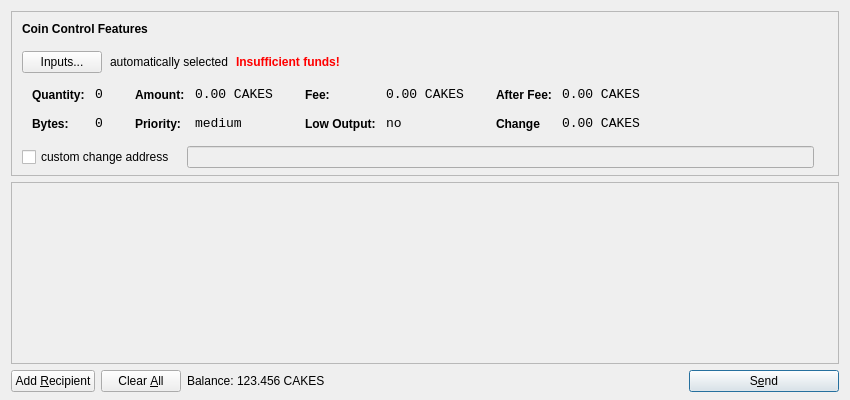
<?xml version="1.0" encoding="UTF-8"?>
<ui version="4.0">
 <class>SendCoinsDialog</class>
 <widget class="QDialog" name="SendCoinsDialog">
  <property name="geometry">
   <rect>
    <x>0</x>
    <y>0</y>
    <width>850</width>
    <height>400</height>
   </rect>
  </property>
  <property name="windowTitle">
   <string>Send Coins</string>
  </property>
  <layout class="QVBoxLayout" name="verticalLayout" stretch="0,1,0">
   <property name="bottomMargin">
    <number>8</number>
   </property>
   <item>
    <widget class="QFrame" name="frameCoinControl">
     <property name="sizePolicy">
      <sizepolicy hsizetype="Expanding" vsizetype="Expanding">
       <horstretch>0</horstretch>
       <verstretch>0</verstretch>
      </sizepolicy>
     </property>
     <property name="maximumSize">
      <size>
       <width>16777215</width>
       <height>16777215</height>
      </size>
     </property>
     <property name="frameShape">
      <enum>QFrame::StyledPanel</enum>
     </property>
     <property name="frameShadow">
      <enum>QFrame::Sunken</enum>
     </property>
     <layout class="QVBoxLayout" name="verticalLayoutCoinControl2">
      <property name="spacing">
       <number>-1</number>
      </property>
      <property name="leftMargin">
       <number>0</number>
      </property>
      <property name="topMargin">
       <number>0</number>
      </property>
      <property name="rightMargin">
       <number>0</number>
      </property>
      <property name="bottomMargin">
       <number>6</number>
      </property>
      <item>
       <layout class="QVBoxLayout" name="verticalLayoutCoinControl" stretch="0,0,0,0,1">
        <property name="spacing">
         <number>0</number>
        </property>
        <property name="leftMargin">
         <number>10</number>
        </property>
        <property name="topMargin">
         <number>10</number>
        </property>
        <item>
         <layout class="QHBoxLayout" name="horizontalLayoutCoinControl1">
          <property name="bottomMargin">
           <number>15</number>
          </property>
          <item>
           <widget class="QLabel" name="labelCoinControlFeatures">
            <property name="sizePolicy">
             <sizepolicy hsizetype="Preferred" vsizetype="Maximum">
              <horstretch>0</horstretch>
              <verstretch>0</verstretch>
             </sizepolicy>
            </property>
            <property name="font">
             <font>
              <weight>75</weight>
              <bold>true</bold>
             </font>
            </property>
            <property name="styleSheet">
             <string notr="true">font-weight:bold;</string>
            </property>
            <property name="text">
             <string>Coin Control Features</string>
            </property>
           </widget>
          </item>
         </layout>
        </item>
        <item>
         <layout class="QHBoxLayout" name="horizontalLayoutCoinControl2" stretch="0,0,0,0">
          <property name="spacing">
           <number>8</number>
          </property>
          <property name="bottomMargin">
           <number>10</number>
          </property>
          <item>
           <widget class="QPushButton" name="pushButtonCoinControl">
            <property name="styleSheet">
             <string notr="true"/>
            </property>
            <property name="text">
             <string>Inputs...</string>
            </property>
           </widget>
          </item>
          <item>
           <widget class="QLabel" name="labelCoinControlAutomaticallySelected">
            <property name="text">
             <string>automatically selected</string>
            </property>
            <property name="margin">
             <number>5</number>
            </property>
           </widget>
          </item>
          <item>
           <widget class="QLabel" name="labelCoinControlInsuffFunds">
            <property name="font">
             <font>
              <weight>75</weight>
              <bold>true</bold>
             </font>
            </property>
            <property name="styleSheet">
             <string notr="true">color:red;font-weight:bold;</string>
            </property>
            <property name="text">
             <string>Insufficient funds!</string>
            </property>
            <property name="margin">
             <number>5</number>
            </property>
           </widget>
          </item>
          <item>
           <spacer name="horizontalSpacerCoinControl">
            <property name="orientation">
             <enum>Qt::Horizontal</enum>
            </property>
            <property name="sizeHint" stdset="0">
             <size>
              <width>40</width>
              <height>1</height>
             </size>
            </property>
           </spacer>
          </item>
         </layout>
        </item>
        <item>
         <widget class="QWidget" name="widgetCoinControl" native="true">
          <property name="sizePolicy">
           <sizepolicy hsizetype="Preferred" vsizetype="Preferred">
            <horstretch>0</horstretch>
            <verstretch>0</verstretch>
           </sizepolicy>
          </property>
          <property name="minimumSize">
           <size>
            <width>0</width>
            <height>0</height>
           </size>
          </property>
          <property name="styleSheet">
           <string notr="true"/>
          </property>
          <layout class="QHBoxLayout" name="horizontalLayoutCoinControl5">
           <property name="margin">
            <number>0</number>
           </property>
           <item>
            <layout class="QHBoxLayout" name="horizontalLayoutCoinControl3" stretch="0,0,0,1">
             <property name="spacing">
              <number>20</number>
             </property>
             <property name="topMargin">
              <number>0</number>
             </property>
             <property name="bottomMargin">
              <number>10</number>
             </property>
             <item>
              <layout class="QFormLayout" name="formLayoutCoinControl1">
               <property name="horizontalSpacing">
                <number>10</number>
               </property>
               <property name="verticalSpacing">
                <number>14</number>
               </property>
               <property name="leftMargin">
                <number>10</number>
               </property>
               <property name="topMargin">
                <number>4</number>
               </property>
               <property name="rightMargin">
                <number>6</number>
               </property>
               <item row="0" column="0">
                <widget class="QLabel" name="labelCoinControlQuantityText">
                 <property name="styleSheet">
                  <string notr="true">font-weight:bold;</string>
                 </property>
                 <property name="text">
                  <string>Quantity:</string>
                 </property>
                 <property name="margin">
                  <number>0</number>
                 </property>
                </widget>
               </item>
               <item row="0" column="1">
                <widget class="QLabel" name="labelCoinControlQuantity">
                 <property name="font">
                  <font>
                   <family>Monospace</family>
                   <pointsize>10</pointsize>
                  </font>
                 </property>
                 <property name="cursor">
                  <cursorShape>IBeamCursor</cursorShape>
                 </property>
                 <property name="contextMenuPolicy">
                  <enum>Qt::ActionsContextMenu</enum>
                 </property>
                 <property name="text">
                  <string>0</string>
                 </property>
                 <property name="margin">
                  <number>0</number>
                 </property>
                 <property name="textInteractionFlags">
                  <set>Qt::LinksAccessibleByMouse|Qt::TextSelectableByKeyboard|Qt::TextSelectableByMouse</set>
                 </property>
                </widget>
               </item>
               <item row="1" column="0">
                <widget class="QLabel" name="labelCoinControlBytesText">
                 <property name="styleSheet">
                  <string notr="true">font-weight:bold;</string>
                 </property>
                 <property name="text">
                  <string>Bytes:</string>
                 </property>
                </widget>
               </item>
               <item row="1" column="1">
                <widget class="QLabel" name="labelCoinControlBytes">
                 <property name="font">
                  <font>
                   <family>Monospace</family>
                   <pointsize>10</pointsize>
                  </font>
                 </property>
                 <property name="cursor">
                  <cursorShape>IBeamCursor</cursorShape>
                 </property>
                 <property name="contextMenuPolicy">
                  <enum>Qt::ActionsContextMenu</enum>
                 </property>
                 <property name="text">
                  <string>0</string>
                 </property>
                 <property name="textInteractionFlags">
                  <set>Qt::LinksAccessibleByMouse|Qt::TextSelectableByKeyboard|Qt::TextSelectableByMouse</set>
                 </property>
                </widget>
               </item>
              </layout>
             </item>
             <item>
              <layout class="QFormLayout" name="formLayoutCoinControl2">
               <property name="horizontalSpacing">
                <number>10</number>
               </property>
               <property name="verticalSpacing">
                <number>14</number>
               </property>
               <property name="leftMargin">
                <number>6</number>
               </property>
               <property name="topMargin">
                <number>4</number>
               </property>
               <property name="rightMargin">
                <number>6</number>
               </property>
               <item row="0" column="0">
                <widget class="QLabel" name="labelCoinControlAmountText">
                 <property name="styleSheet">
                  <string notr="true">font-weight:bold;</string>
                 </property>
                 <property name="text">
                  <string>Amount:</string>
                 </property>
                 <property name="margin">
                  <number>0</number>
                 </property>
                </widget>
               </item>
               <item row="0" column="1">
                <widget class="QLabel" name="labelCoinControlAmount">
                 <property name="font">
                  <font>
                   <family>Monospace</family>
                   <pointsize>10</pointsize>
                  </font>
                 </property>
                 <property name="cursor">
                  <cursorShape>IBeamCursor</cursorShape>
                 </property>
                 <property name="contextMenuPolicy">
                  <enum>Qt::ActionsContextMenu</enum>
                 </property>
                 <property name="text">
                  <string notr="true">0.00 CAKES</string>
                 </property>
                 <property name="textInteractionFlags">
                  <set>Qt::LinksAccessibleByMouse|Qt::TextSelectableByKeyboard|Qt::TextSelectableByMouse</set>
                 </property>
                </widget>
               </item>
               <item row="1" column="0">
                <widget class="QLabel" name="labelCoinControlPriorityText">
                 <property name="styleSheet">
                  <string notr="true">font-weight:bold;</string>
                 </property>
                 <property name="text">
                  <string>Priority:</string>
                 </property>
                </widget>
               </item>
               <item row="1" column="1">
                <widget class="QLabel" name="labelCoinControlPriority">
                 <property name="font">
                  <font>
                   <family>Monospace</family>
                   <pointsize>10</pointsize>
                  </font>
                 </property>
                 <property name="cursor">
                  <cursorShape>IBeamCursor</cursorShape>
                 </property>
                 <property name="contextMenuPolicy">
                  <enum>Qt::ActionsContextMenu</enum>
                 </property>
                 <property name="text">
                  <string>medium</string>
                 </property>
                 <property name="textInteractionFlags">
                  <set>Qt::LinksAccessibleByMouse|Qt::TextSelectableByKeyboard|Qt::TextSelectableByMouse</set>
                 </property>
                </widget>
               </item>
              </layout>
             </item>
             <item>
              <layout class="QFormLayout" name="formLayoutCoinControl3">
               <property name="horizontalSpacing">
                <number>10</number>
               </property>
               <property name="verticalSpacing">
                <number>14</number>
               </property>
               <property name="leftMargin">
                <number>6</number>
               </property>
               <property name="topMargin">
                <number>4</number>
               </property>
               <property name="rightMargin">
                <number>6</number>
               </property>
               <item row="0" column="0">
                <widget class="QLabel" name="labelCoinControlFeeText">
                 <property name="styleSheet">
                  <string notr="true">font-weight:bold;</string>
                 </property>
                 <property name="text">
                  <string>Fee:</string>
                 </property>
                 <property name="margin">
                  <number>0</number>
                 </property>
                </widget>
               </item>
               <item row="0" column="1">
                <widget class="QLabel" name="labelCoinControlFee">
                 <property name="font">
                  <font>
                   <family>Monospace</family>
                   <pointsize>10</pointsize>
                  </font>
                 </property>
                 <property name="cursor">
                  <cursorShape>IBeamCursor</cursorShape>
                 </property>
                 <property name="contextMenuPolicy">
                  <enum>Qt::ActionsContextMenu</enum>
                 </property>
                 <property name="text">
                  <string notr="true">0.00 CAKES</string>
                 </property>
                 <property name="textInteractionFlags">
                  <set>Qt::LinksAccessibleByMouse|Qt::TextSelectableByKeyboard|Qt::TextSelectableByMouse</set>
                 </property>
                </widget>
               </item>
               <item row="1" column="0">
                <widget class="QLabel" name="labelCoinControlLowOutputText">
                 <property name="styleSheet">
                  <string notr="true">font-weight:bold;</string>
                 </property>
                 <property name="text">
                  <string>Low Output:</string>
                 </property>
                </widget>
               </item>
               <item row="1" column="1">
                <widget class="QLabel" name="labelCoinControlLowOutput">
                 <property name="font">
                  <font>
                   <family>Monospace</family>
                   <pointsize>10</pointsize>
                  </font>
                 </property>
                 <property name="cursor">
                  <cursorShape>IBeamCursor</cursorShape>
                 </property>
                 <property name="contextMenuPolicy">
                  <enum>Qt::ActionsContextMenu</enum>
                 </property>
                 <property name="text">
                  <string>no</string>
                 </property>
                 <property name="textInteractionFlags">
                  <set>Qt::LinksAccessibleByMouse|Qt::TextSelectableByKeyboard|Qt::TextSelectableByMouse</set>
                 </property>
                </widget>
               </item>
              </layout>
             </item>
             <item>
              <layout class="QFormLayout" name="formLayoutCoinControl4">
               <property name="horizontalSpacing">
                <number>10</number>
               </property>
               <property name="verticalSpacing">
                <number>14</number>
               </property>
               <property name="leftMargin">
                <number>6</number>
               </property>
               <property name="topMargin">
                <number>4</number>
               </property>
               <property name="rightMargin">
                <number>6</number>
               </property>
               <item row="0" column="0">
                <widget class="QLabel" name="labelCoinControlAfterFeeText">
                 <property name="styleSheet">
                  <string notr="true">font-weight:bold;</string>
                 </property>
                 <property name="text">
                  <string>After Fee:</string>
                 </property>
                 <property name="margin">
                  <number>0</number>
                 </property>
                </widget>
               </item>
               <item row="0" column="1">
                <widget class="QLabel" name="labelCoinControlAfterFee">
                 <property name="font">
                  <font>
                   <family>Monospace</family>
                   <pointsize>10</pointsize>
                  </font>
                 </property>
                 <property name="cursor">
                  <cursorShape>IBeamCursor</cursorShape>
                 </property>
                 <property name="contextMenuPolicy">
                  <enum>Qt::ActionsContextMenu</enum>
                 </property>
                 <property name="text">
                  <string notr="true">0.00 CAKES</string>
                 </property>
                 <property name="textInteractionFlags">
                  <set>Qt::LinksAccessibleByMouse|Qt::TextSelectableByKeyboard|Qt::TextSelectableByMouse</set>
                 </property>
                </widget>
               </item>
               <item row="1" column="0">
                <widget class="QLabel" name="labelCoinControlChangeText">
                 <property name="styleSheet">
                  <string notr="true">font-weight:bold;</string>
                 </property>
                 <property name="text">
                  <string>Change</string>
                 </property>
                </widget>
               </item>
               <item row="1" column="1">
                <widget class="QLabel" name="labelCoinControlChange">
                 <property name="font">
                  <font>
                   <family>Monospace</family>
                   <pointsize>10</pointsize>
                  </font>
                 </property>
                 <property name="cursor">
                  <cursorShape>IBeamCursor</cursorShape>
                 </property>
                 <property name="contextMenuPolicy">
                  <enum>Qt::ActionsContextMenu</enum>
                 </property>
                 <property name="text">
                  <string notr="true">0.00 CAKES</string>
                 </property>
                 <property name="textInteractionFlags">
                  <set>Qt::LinksAccessibleByMouse|Qt::TextSelectableByKeyboard|Qt::TextSelectableByMouse</set>
                 </property>
                </widget>
               </item>
              </layout>
             </item>
            </layout>
           </item>
          </layout>
         </widget>
        </item>
        <item>
         <layout class="QHBoxLayout" name="horizontalLayoutCoinControl4" stretch="0,0,0">
          <property name="spacing">
           <number>12</number>
          </property>
          <property name="sizeConstraint">
           <enum>QLayout::SetDefaultConstraint</enum>
          </property>
          <property name="topMargin">
           <number>5</number>
          </property>
          <property name="rightMargin">
           <number>5</number>
          </property>
          <item>
           <widget class="QCheckBox" name="checkBoxCoinControlChange">
            <property name="text">
             <string>custom change address</string>
            </property>
           </widget>
          </item>
          <item>
           <widget class="QLineEdit" name="lineEditCoinControlChange">
            <property name="enabled">
             <bool>false</bool>
            </property>
            <property name="sizePolicy">
             <sizepolicy hsizetype="Expanding" vsizetype="Fixed">
              <horstretch>0</horstretch>
              <verstretch>0</verstretch>
             </sizepolicy>
            </property>
           </widget>
          </item>
          <item>
           <widget class="QLabel" name="labelCoinControlChangeLabel">
            <property name="sizePolicy">
             <sizepolicy hsizetype="Preferred" vsizetype="Expanding">
              <horstretch>0</horstretch>
              <verstretch>0</verstretch>
             </sizepolicy>
            </property>
            <property name="minimumSize">
             <size>
              <width>0</width>
              <height>0</height>
             </size>
            </property>
            <property name="text">
             <string/>
            </property>
            <property name="margin">
             <number>3</number>
            </property>
           </widget>
          </item>
         </layout>
        </item>
        <item>
         <spacer name="verticalSpacerCoinControl">
          <property name="orientation">
           <enum>Qt::Vertical</enum>
          </property>
          <property name="sizeHint" stdset="0">
           <size>
            <width>800</width>
            <height>1</height>
           </size>
          </property>
         </spacer>
        </item>
       </layout>
      </item>
     </layout>
    </widget>
   </item>
   <item>
    <widget class="QScrollArea" name="scrollArea">
     <property name="widgetResizable">
      <bool>true</bool>
     </property>
     <widget class="QWidget" name="scrollAreaWidgetContents">
      <property name="geometry">
       <rect>
        <x>0</x>
        <y>0</y>
        <width>830</width>
        <height>165</height>
       </rect>
      </property>
      <layout class="QVBoxLayout" name="verticalLayout_2">
       <property name="margin">
        <number>0</number>
       </property>
       <item>
        <layout class="QVBoxLayout" name="entries">
         <property name="spacing">
          <number>6</number>
         </property>
        </layout>
       </item>
       <item>
        <spacer name="verticalSpacer">
         <property name="orientation">
          <enum>Qt::Vertical</enum>
         </property>
         <property name="sizeHint" stdset="0">
          <size>
           <width>20</width>
           <height>40</height>
          </size>
         </property>
        </spacer>
       </item>
      </layout>
     </widget>
    </widget>
   </item>
   <item>
    <layout class="QHBoxLayout" name="horizontalLayout">
     <item>
      <widget class="QPushButton" name="addButton">
       <property name="toolTip">
        <string>Send to multiple recipients at once</string>
       </property>
       <property name="text">
        <string>Add &amp;Recipient</string>
       </property>
       <property name="autoDefault">
        <bool>false</bool>
       </property>
      </widget>
     </item>
     <item>
      <widget class="QPushButton" name="clearButton">
       <property name="sizePolicy">
        <sizepolicy hsizetype="Minimum" vsizetype="Fixed">
         <horstretch>0</horstretch>
         <verstretch>0</verstretch>
        </sizepolicy>
       </property>
       <property name="toolTip">
        <string>Remove all transaction fields</string>
       </property>
       <property name="text">
        <string>Clear &amp;All</string>
       </property>
       <property name="autoRepeatDelay">
        <number>300</number>
       </property>
       <property name="autoDefault">
        <bool>false</bool>
       </property>
      </widget>
     </item>
     <item>
      <layout class="QHBoxLayout" name="horizontalLayout_2">
       <property name="spacing">
        <number>3</number>
       </property>
       <item>
        <widget class="QLabel" name="label">
         <property name="sizePolicy">
          <sizepolicy hsizetype="Preferred" vsizetype="Fixed">
           <horstretch>0</horstretch>
           <verstretch>0</verstretch>
          </sizepolicy>
         </property>
         <property name="text">
          <string>Balance:</string>
         </property>
        </widget>
       </item>
       <item>
        <widget class="QLabel" name="labelBalance">
         <property name="sizePolicy">
          <sizepolicy hsizetype="Preferred" vsizetype="Fixed">
           <horstretch>0</horstretch>
           <verstretch>0</verstretch>
          </sizepolicy>
         </property>
         <property name="cursor">
          <cursorShape>IBeamCursor</cursorShape>
         </property>
         <property name="text">
          <string notr="true">123.456 CAKES</string>
         </property>
         <property name="textInteractionFlags">
          <set>Qt::LinksAccessibleByMouse|Qt::TextSelectableByKeyboard|Qt::TextSelectableByMouse</set>
         </property>
        </widget>
       </item>
      </layout>
     </item>
     <item>
      <spacer name="horizontalSpacer">
       <property name="orientation">
        <enum>Qt::Horizontal</enum>
       </property>
       <property name="sizeHint" stdset="0">
        <size>
         <width>40</width>
         <height>20</height>
        </size>
       </property>
      </spacer>
     </item>
     <item>
      <widget class="QPushButton" name="sendButton">
       <property name="minimumSize">
        <size>
         <width>150</width>
         <height>0</height>
        </size>
       </property>
       <property name="toolTip">
        <string>Confirm the send action</string>
       </property>
       <property name="text">
        <string>S&amp;end</string>
       </property>
       <property name="icon">
        <iconset resource="../bitcoin.qrc">
         <normaloff>:/icons/send</normaloff>:/icons/send</iconset>
       </property>
       <property name="default">
        <bool>true</bool>
       </property>
      </widget>
     </item>
    </layout>
   </item>
  </layout>
 </widget>
 <resources>
  <include location="../bitcoin.qrc"/>
 </resources>
 <connections/>
</ui>
